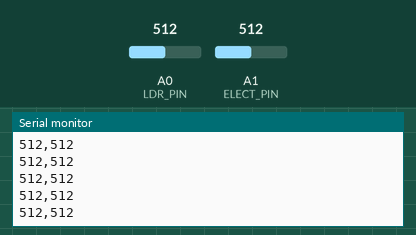
This sketch was run on a simulated Arduino Uno, built with avr-gcc and run on an emulated ATmega328P. Parts: the last lines printed to the serial monitor. Inputs (shaded band) come from the test bench; at power-on: A0 (LDR_PIN) = 512, A1 (ELECT_PIN) = 512.

Above: at 1.4 s.
1.5 s: A0 (LDR_PIN) set to 716
At 1.56 s:
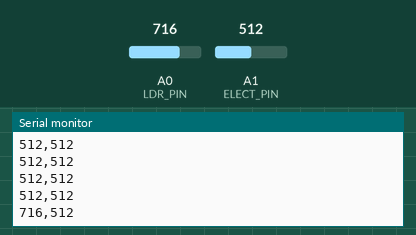
3.0 s: A1 (ELECT_PIN) set to 716
At 3.02 s:
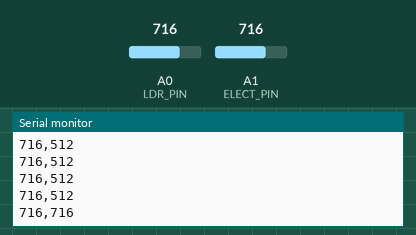
4.5 s: A0 (LDR_PIN) set to 900
At 4.52 s:
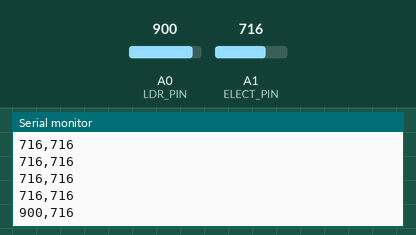
6.0 s: A1 (ELECT_PIN) set to 900
At 6.02 s:
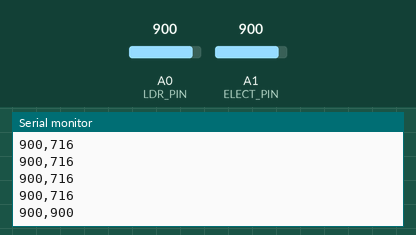
Timing chart, 0 to 8.5 s (numbered marks = the images above; inputs shaded):
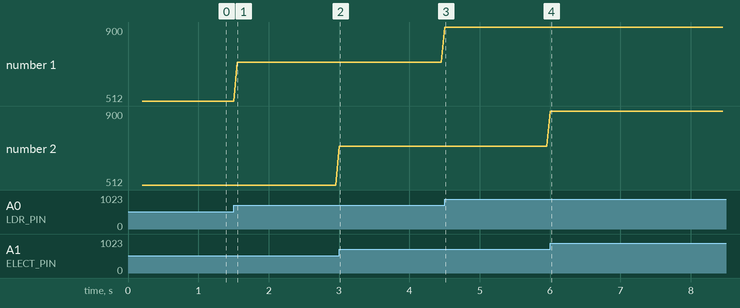

Measured:
- after the input at 1.5 s, the serial monitor: prints a new line after 0.05 s (image 1)
- after the input at 3.0 s, the serial monitor: prints a new line at once (image 2)
- after the input at 4.5 s, the serial monitor: prints a new line at once (image 3)
- after the input at 6.0 s, the serial monitor: prints a new line at once (image 4)
- plotted number 1: 512 → 716 after the input at 1.5 s, 716 → 900 after the input at 4.5 s

The sketch:

resistance_read.ino
```cpp
// resistance_read.ino
// Simple analog read of electrode node and LDR.
// Sends "LDR,Electrode\n" via Serial at 115200 baud.

const int LDR_PIN = A0;         // LDR voltage divider node
const int ELECT_PIN = A1;       // Electrode node (between series resistor and electrode)
const unsigned long SAMPLE_MS = 50; // 20 Hz sampling

unsigned long last = 0;

void setup() {
  Serial.begin(115200);
  delay(200);
  Serial.println("ARDUINO_READY");
}

void loop() {
  unsigned long now = millis();
  if (now - last >= SAMPLE_MS) {
    last = now;
    int ldr = analogRead(LDR_PIN);
    int elec = analogRead(ELECT_PIN);
    Serial.print(ldr);
    Serial.print(",");
    Serial.println(elec);
  }
}
```
